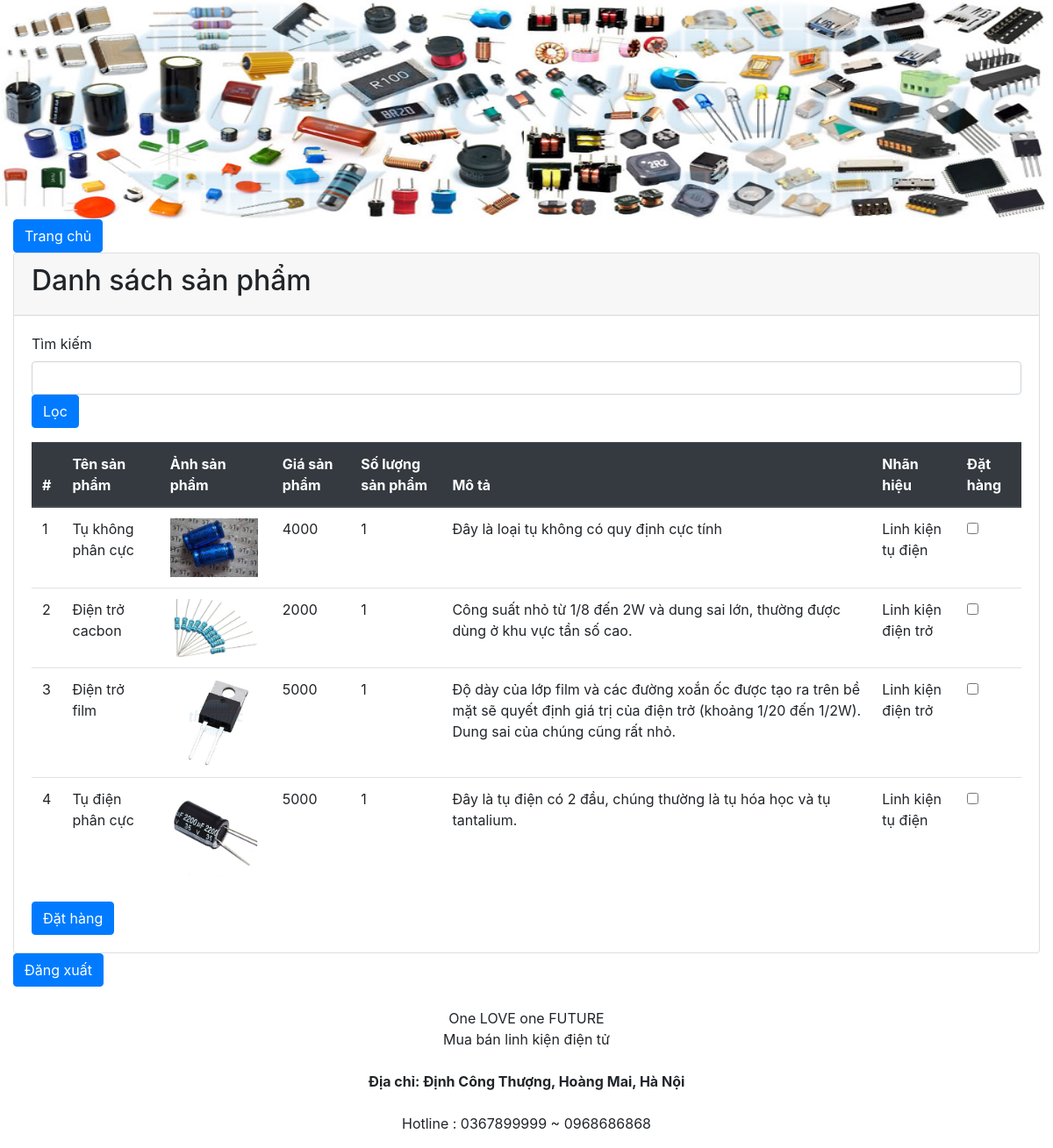
The app's page /index.php?page_layout=item (signed in) with its own data.
### tables this page shows
CREATE TABLE `products` (
  `prd_id` int(11) NOT NULL,
  `prd_name` varchar(255) NOT NULL,
  `image` char(50) NOT NULL,
  `price` int(10) NOT NULL,
  `price_in` int(11) NOT NULL,
  `quantity` int(10) NOT NULL,
  `description` varchar(500) NOT NULL,
  `brand_id` int(10) NOT NULL
);

CREATE TABLE `brands` (
  `brand_id` int(10) NOT NULL,
  `brand_name` varchar(255) NOT NULL
);

### action/item.php (the view, shortened to what this page needs)
<?php
	$sql = "SELECT * FROM products inner join brands on products.brand_id = brands.brand_id ";
	$query = mysqli_query($connect, $sql);
 ?>
<div class="container-fluid">
	<a class="btn btn-primary" href="index.php?page_layout=home">Trang chủ</a>
	<div class="card">
		<div class="card-header">
			<h2>Danh sách sản phẩm</h2>
		</div>
		<div class="card-body">
			<table class="table">
				<form action="index.php?page_layout=danhsach" method = "POST">
					<div class="form-group">
						<label for="keyword">Tìm kiếm</label>
						<input type="text" class = "form-control" name= "keyword">
						<button type  = "submit" name = "submit" class = "btn btn-primary">Lọc</button>
					</div>
				</form>
				<thead class = "thead-dark">
					<tr>
						<th>#</th>
						<th>Tên sản phẩm</th>
						<th>Ảnh sản phẩm</th>
						<th>Giá sản phẩm</th>
						<th>Số lượng sản phẩm</th>
						<th>Mô tả</th>
						<th>Nhãn hiệu</th>
						<th>Đặt hàng</th>
					</tr>
				</thead>
				<tbody>
					<?php
					$i = 1;
						while ($row = mysqli_fetch_assoc($query)){?>
							<tr>
								<td><?php echo $i++; ?></th>
								<td><?php echo $row['prd_name']; ?></td>
								<td>
									<img style="width: 100px;" src="img/<?php echo $row['image']; ?> ">
								</td>
								<td><?php echo $row['price']; ?></td>
								<td><?php echo $row['quantity']; ?></td>
								<td><?php echo $row['description']; ?></td>
								<td><?php echo $row['brand_name']; ?></td>
								<td>
									<div class="form-group form-check">
										<input type="checkbox" class= "form-check-input" name = "remember-me">
									</div>
								</td>
							</tr>
						<?php } ?>
				</tbody>
			</table>
			<a class="btn btn-primary" href="">Đặt hàng</a>
		</div>
	</div>
	<a class="btn btn-primary" href="logout.php">Đăng xuất</a>
</div>

### records on screen
products: prd_name "Tụ không phân cực", image (picture), price "4000", quantity "1", description "Đây là loại tụ không có quy định cực tính", brand.brand_name "Linh kiện tụ điện"
products: prd_name "Điện trở cacbon", image (picture), price "2000", quantity "1", description "Công suất nhỏ từ 1/8 đến 2W và dung sai lớn, thường được dùng ở khu vực tần số cao.", brand.brand_name "Linh kiện điện trở"
products: prd_name "Điện trở film", image (picture), price "5000", quantity "1", description "Độ dày của lớp film và các đường xoắn ốc được tạo ra trên bề mặt sẽ quyết định giá trị của điện trở (khoảng 1/20 đến 1/2W). Dung sai của chúng cũng rất nhỏ.", brand.brand_name "Linh kiện điện trở"
products: prd_name "Tụ điện phân cực", image (picture), price "5000", quantity "1", description "Đây là tụ điện có 2 đầu, chúng thường là tụ hóa học và tụ tantalium.", brand.brand_name "Linh kiện tụ điện"
